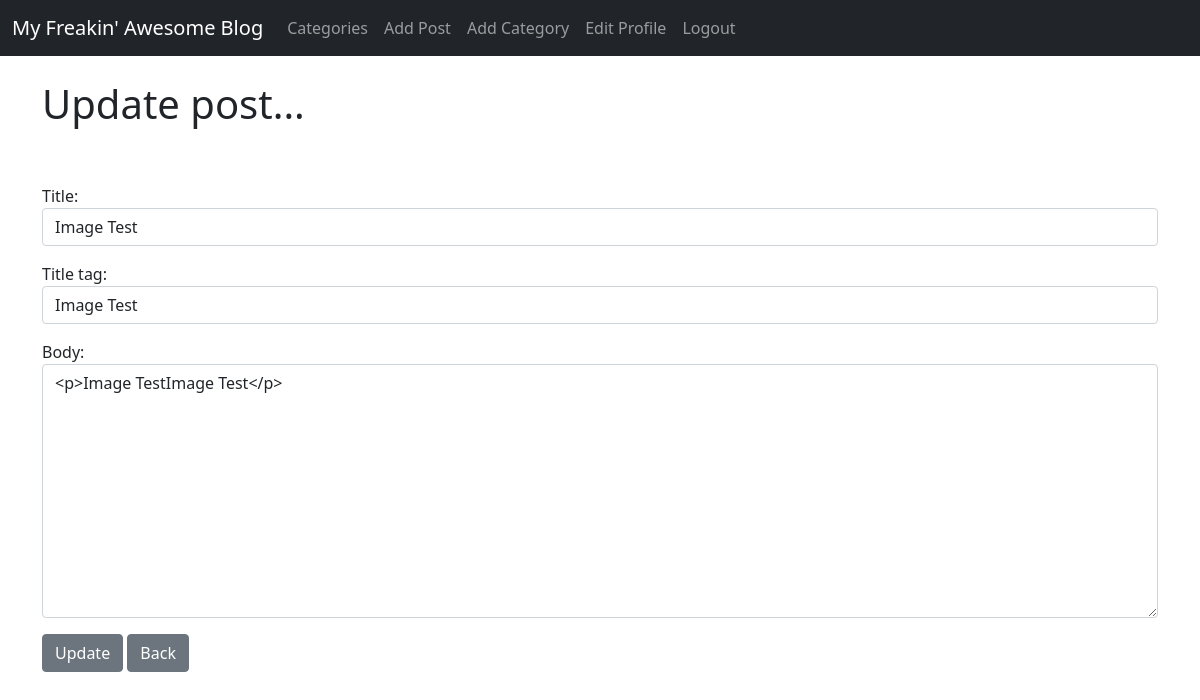
The page /article/edit/65 (signed in) on the database its author committed.
### theblog/models.py (models this page shows, shortened)
class Post(models.Model):
    title = models.CharField(max_length = 255)
    header_image = models.ImageField(null=True, blank=True, upload_to="images/")
    title_tag = models.CharField(max_length = 255)
    author = models.ForeignKey(User, on_delete=models.CASCADE)
    body = RichTextField(blank= True, null=True)
    post_date = models.DateField(auto_now_add=True)
    category = models.CharField(max_length = 255, default="coding")
    snippet = models.CharField(max_length = 255, default="Click The Link Above To Read The Blog Post...")
    likes = models.ManyToManyField(User, related_name='blog_posts')

### theblog/views.py (the view)
class UpdatePostView(UpdateView):
    model = Post
    form_class = EditForm
    template_name = 'update_post.html'
    success_url = reverse_lazy('home')

### theblog/forms.py
class EditForm(forms.ModelForm):
    class Meta:
        model = Post
        fields = ('title', 'title_tag', 'body')
        widgets = {
            'title': forms.TextInput(attrs={'class': 'form-control', 'placeholder': 'Enter your title!'}),
            'title_tag': forms.TextInput(attrs={'class': 'form-control', 'placeholder': 'Enter your title tag!'}),
            'body': forms.Textarea(attrs={'class': 'form-control', 'placeholder': 'Write your blog here!'}),
            'snippet': forms.Textarea(attrs={'class': 'form-control'}),
        }

### theblog/templates/update_post.html (shortened to what this page needs)
{% extends 'base.html' %}
{%block content%}
{%if user.is_authenticated%}
    {%if user.id == post.author.id%}
        <h1>Update post...</h1>
        <br/><br/>
        <div class="mb-3">
            <form method="POST">
                {{form.as_p}}
                <button class="btn btn-secondary">Update</button>
                <a href="{% url 'home'%}" class="btn btn-secondary">Back</a>
        </div>
    {%else %}
        You're not allowed here!(and you know it...)
    {%endif%}
{%else%}
    You're not allowed here!(and you know it...)
{%endif%}
{%endblock%}

### rows shown on the page
Post: title "Image Test", title_tag "Image Test", body "<p>Image TestImage Test</p>"
